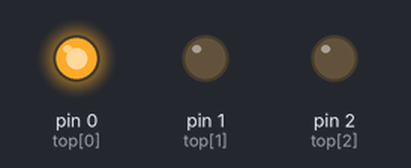
Simulated run of this sketch. Board: Arduino Uno, built with avr-gcc and run on an emulated ATmega328P. Shown: output pins drawn as LEDs (lit = HIGH).

Above: at 2.5 s.
At 6.0 s:
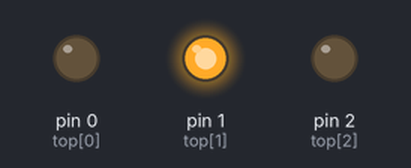
At 10.0 s:
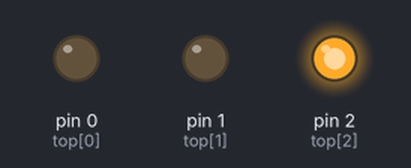
Timing chart, 0 to 16.9 s (numbered marks = the images above):
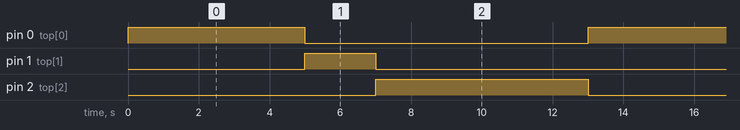

The sketch:

code.ino
```cpp
int top[] = {0, 1, 2};
int times[] = {5000, 2000, 6000};

void setup()
{
    for (int i = 0; i < 3; i++)
    {
        pinMode(top[i], OUTPUT);
    }
}

int current_light = 0;
void loop()
{
    for (int i = 0; i < 3; i++)
    {
        if (current_light % 3 == i)
        {
            digitalWrite(top[i], HIGH);
        }
        else
        {
            digitalWrite(top[i], LOW);
        }
    }
    delay(times[current_light % 3]);
    current_light++;
}
```

Measured:
- by itself, pin 0 (top[0]): alternates HIGH for 5.0 s and LOW for 8.0 s
- by itself, pin 1 (top[1]): alternates HIGH for 2.0 s and LOW for 11.0 s
- by itself, pin 2 (top[2]): alternates HIGH for 6.0 s and LOW for 7.0 s
